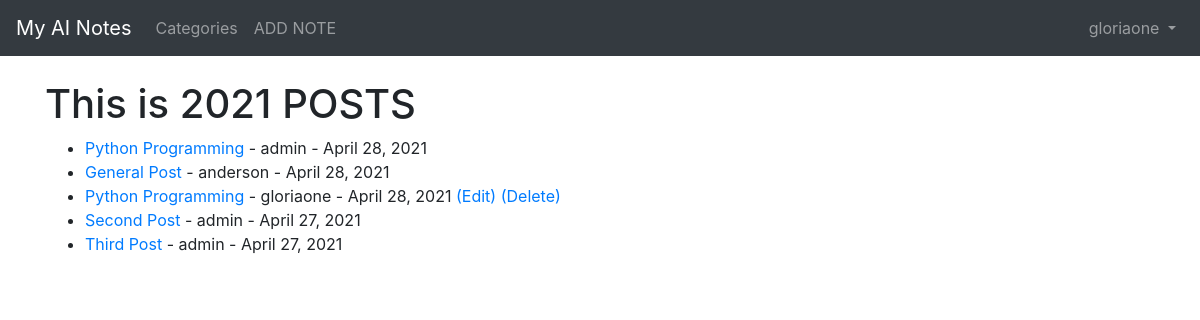
Screenshot of / (signed in) with the database file from the repository.
### blog/models.py (models this page shows, shortened)
class Post(models.Model):
    author = models.ForeignKey(User, on_delete = models.CASCADE)
    title = models.CharField(max_length=255)
    body = RichTextField(blank=True, null=True)
    post_date = models.DateField(auto_now_add=True)
    likes = models.ManyToManyField(User, related_name='blog_post')
    header_image = models.ImageField(null=True, blank=True, upload_to="images/")

### blog/views.py (the view)
# urls.py: path('', HomeView.as_view(), name="home"),
class HomeView(ListView):
    model = Post
    context_object_name = "posts"
    template_name = "home.html"
    ordering = ['-post_date']

### blog/templates/home.html
{% extends 'base.html' %} {% block content %}
<h1 style="align-items: center;">This is 2021 POSTS</h1>
<ul style="align-items: center;">
    {% for post in posts %}
    <li><a href="{% url 'article-detail' post.pk %}">{{post.title}}</a> - {{post.author.username}} - {{ post.post_date }} {% if user.is_authenticated %} {% if user.id == post.author.id %}
        <a href="{% url 'update_post' post.pk %}">(Edit)</a>
        <a href="{% url 'delete_post' post.pk %}">(Delete)</a> {% endif %} {% endif %}
    </li>
    {% endfor %}
</ul>
{% endblock %}

### blog/templates/base.html (shortened to what this page needs)
<!doctype html>
<html lang="en">
<head>
    <link rel="stylesheet" href="https://cdn.jsdelivr.net/npm/bootstrap@4.5.3/dist/css/bootstrap.min.css">
</head>
<body>
    <nav class="navbar navbar-expand-lg navbar-dark bg-dark">
        <a class="navbar-brand" href="{% url 'home' %}">My AI Notes</a>
        <div class="collapse navbar-collapse" id="navbarSupportedContent">
            <ul class="navbar-nav mr-auto">
                {% if cat_menu %}
                <li class="nav-item dropdown">
                    <a class="nav-link dropdown-toggle" href="#" id="navbarDropdown" role="button" data-toggle="dropdown" aria-haspopup="true" aria-expanded="false">
            Categories
          </a>
                    <div class="dropdown-menu" aria-labelledby="navbarDropdown">
                        {% for item in cat_menu %}
                        <a class="dropdown-item" href="#">{{item}} </a> {% endfor %}
                        <div class="dropdown-divider"></div>
                        <a class="dropdown-item" href="#">ADD CATEGORY</a>
                    </div>
                </li>
                {% else %}
                <li class="nav-item">
                    <a class="nav-link" href="#">Categories</a>
                </li>
                {% endif %} {% if user.is_authenticated %}
                <li class="nav-item">
                    <a class="nav-link" href="{% url 'add_post' %} ">ADD NOTE</a>
                </li>
                {% endif %}
            </ul>
            <ul class="navbar-nav ml-auto">
                {% if user.is_authenticated %}
                <li class="nav-item dropdown ">
                    <a class="nav-link dropdown-toggle" href="#" id="navbarDropdown" role="button" data-toggle="dropdown" aria-haspopup="true" aria-expanded="false">
          {{user.username}}
        </a>
                </li>
                {% endif %}
            </ul>
        </div>
    </nav>
    <br />
    <div class="container">
        {% block content %} {% endblock %}
    </div>
</body>
</html>

### rows the page displays
Post: title "Python Programming", author.username "admin", post_date "April 28, 2021"
Post: title "General Post", author.username "anderson", post_date "April 28, 2021"
Post: title "Python Programming", author.username "gloriaone", post_date "April 28, 2021", shows "(Edit)"
Post: title "Second Post", author.username "admin", post_date "April 27, 2021"
Post: title "Third Post", author.username "admin", post_date "April 27, 2021"

### other values shown
{{ user.username }} "gloriaone"
